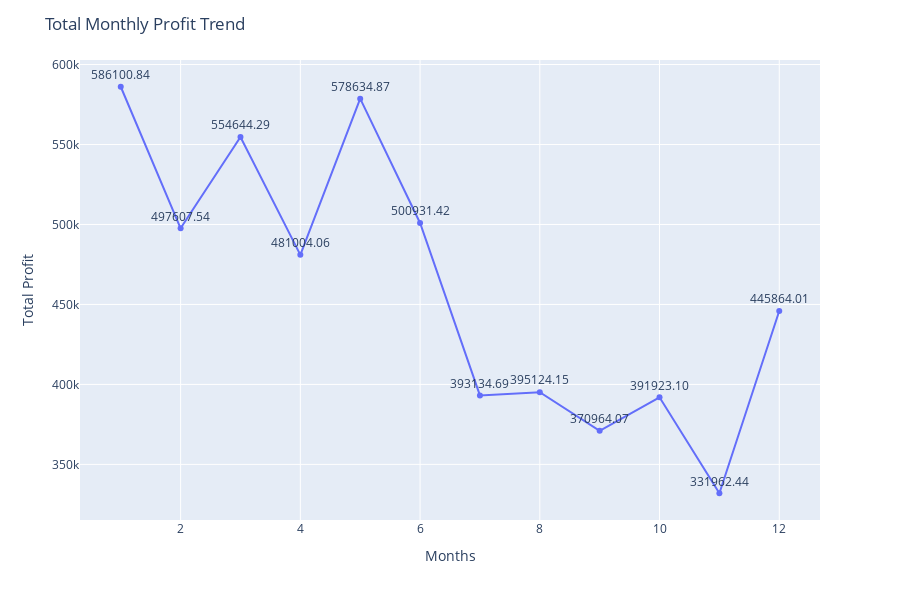

The notebook cell this image was saved under:
### Code cell
# Group by Months and sum sales across all cities
monthly_profit_df=data.groupby('Months')['Profit'].sum().reset_index()
fig = px.line(monthly_profit_df,  # Pass the ENTIRE DataFrame here
              x='Months', 
              y='Profit',  # Match your column name
              markers=True,
              text='Profit')  # Use your actual column name

fig.update_traces(
    texttemplate='%{text:.2f}', 
    textposition='top center'
)

fig.update_layout(
    title='Total Monthly Profit Trend',
    xaxis_title='Months',
    yaxis_title='Total Profit',
    height=600
)

fig.show()

### Figure 1 — Plotly figure (JSON) as saved in the notebook; plotly's stock layout.template omitted (floating-point values rounded to 4 significant figures)
{"data": [{"hovertemplate": "Months=%{x}<br>Profit=%{text}<extra></extra>", "legendgroup": "", "line": {"color": "#636efa", "dash": "solid"}, "marker": {"symbol": "circle"}, "mode": "markers+text+lines", "name": "", "orientation": "v", "showlegend": false, "text": [586100.0, 497600.0, 554600.0, 481000.0, 578600.0, 500900.0, 393100.0, 395100.0, 371000.0, 391900.0, 332000.0, 445900.0], "textposition": "top center", "texttemplate": "%{text:.2f}", "type": "scatter", "x": [1, 2, 3, 4, 5, 6, 7, 8, 9, 10, 11, 12], "xaxis": "x", "y": [586100.0, 497600.0, 554600.0, 481000.0, 578600.0, 500900.0, 393100.0, 395100.0, 371000.0, 391900.0, 332000.0, 445900.0], "yaxis": "y"}], "layout": {"height": 600, "legend": {"tracegroupgap": 0}, "margin": {"t": 60}, "title": {"text": "Total Monthly Profit Trend"}, "xaxis": {"anchor": "y", "domain": [0, 1], "title": {"text": "Months"}}, "yaxis": {"anchor": "x", "domain": [0, 1], "title": {"text": "Total Profit"}}}}
